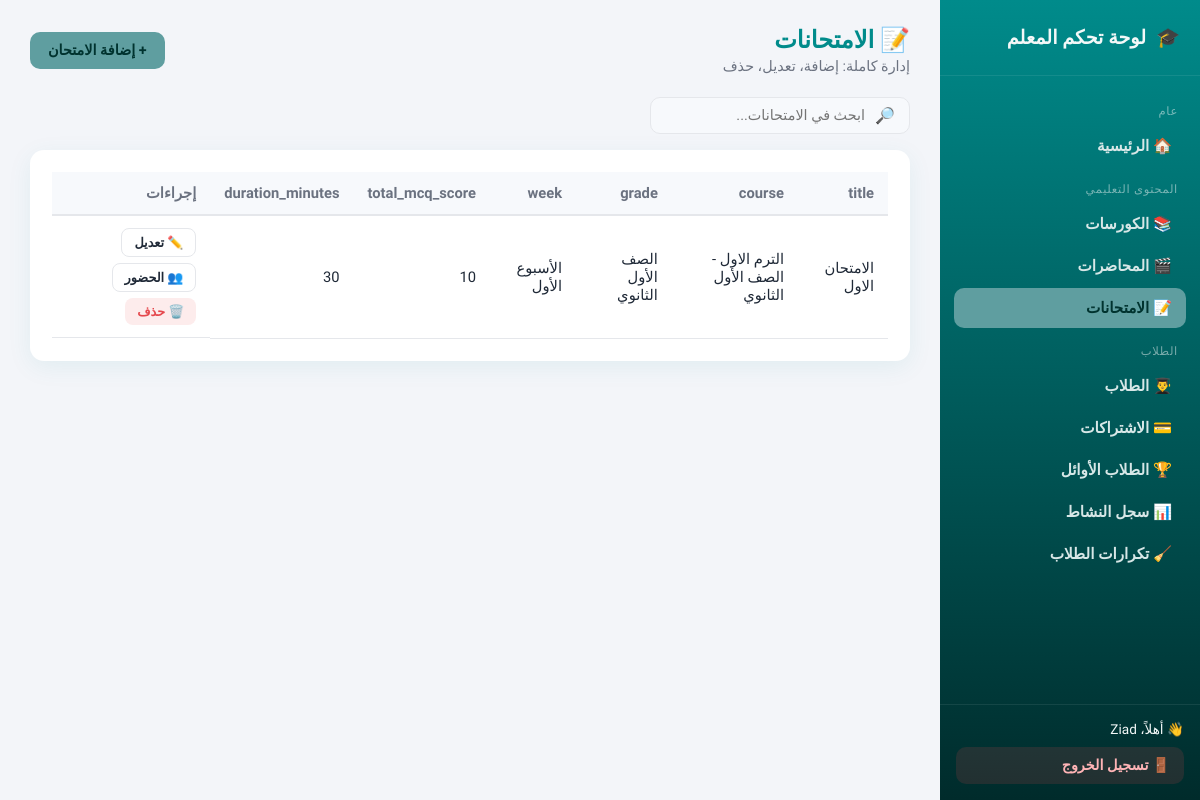
Page /dashboard/exams/ (signed in) on the committed database.
### content/models.py (models this page shows, shortened)
class Exam(models.Model):
    title           = models.CharField(max_length=255, verbose_name="عنوان الامتحان")
    description     = models.TextField(verbose_name="الوصف", null=True, blank=True)
    grade           = models.CharField(max_length=10, choices=GRADE_CHOICES, verbose_name="الصف الدراسي", null=True, blank=True)
    course          = models.ForeignKey("content.Course", on_delete=models.CASCADE, verbose_name="الكورس", null=True, blank=True)
    week            = models.CharField(max_length=10, choices=WEEK_CHOICES, verbose_name="الأسبوع", null=True, blank=True)
    created_at      = models.DateTimeField(auto_now_add=True, verbose_name="تاريخ الإضافة", null=True, blank=True)
    total_mcq_score = models.PositiveIntegerField(default=0, verbose_name="المجموع الكلي للاختيارات")
    duration_minutes= models.PositiveIntegerField(default=30, verbose_name="مدة الامتحان (دقائق)")

class Course(models.Model):
    title       = models.CharField(max_length=255, verbose_name="عنوان الكورس")
    description = models.TextField(verbose_name="الوصف")
    image       = models.ImageField(upload_to='course_images/', verbose_name="الصورة")
    price       = models.DecimalField(max_digits=10, decimal_places=2, verbose_name="السعر")
    grade       = models.CharField(max_length=10, choices=GRADE_CHOICES, verbose_name="الصف الدراسي", default='1')
    created_at  = models.DateTimeField(auto_now_add=True, verbose_name="تاريخ الإنشاء")
    updated_at  = models.DateTimeField(auto_now=True,      verbose_name="آخر تحديث")
    class Meta:
        verbose_name        = "Course"
        verbose_name_plural = "Courses"
    def __str__(self):
        return f"{self.title} - {self.get_grade_display()}"

### dashboard/views.py (the view)
# urls.py: path('<str:model_slug>/', views.generic_list, name='list'),
@staff_required
def generic_list(request, model_slug):
    config = _config_or_404(model_slug)
    model = config['model']
    qs = model.objects.all().order_by('-id')
    query = request.GET.get('q', '').strip()
    if query and config.get('search_fields'):
        q_filter = Q()
        for field_name in config['search_fields']:
            q_filter |= Q(**{f'{field_name}__icontains': query})
        qs = qs.filter(q_filter)
    return render(request, 'dashboard/generic_list.html', {
        'config': config,
        'model_slug': model_slug,
        'objects': qs,
        'query': query,
        'active_nav': model_slug,
    })

### accounts/context_processors.py (called while the page is built)
def student_session(request):
    is_registered = request.session.get("is_registered", False)
    student_name = request.session.get("student_name", None)
    student_obj = None
    student_id = request.session.get("student_id")
    if student_id:
        try:
            student_obj = Student.objects.filter(id=student_id).first()
        except Exception:
            student_obj = None
    return {
        "is_registered": is_registered,
        "student_name": student_name,
        "student": student_obj,
    }

### dashboard/registry.py (called while the page is built)
def get_config(model_slug):
    return REGISTRY.get(model_slug)

### dashboard/templatetags/dashboard_extras.py (called while the page is built)
@register.filter
def get_attr(obj, field_name):
    if obj is None:
        return "—"
    display_method = getattr(obj, f'get_{field_name}_display', None)
    if callable(display_method):
        try:
            value = display_method()
            return value if value not in (None, '') else "—"
        except Exception:
            pass
    try:
        value = getattr(obj, field_name)
    except AttributeError:
        return "—"
    if callable(value):
        try:
            value = value()
        except Exception:
            return "—"
    if hasattr(value, 'all') and callable(getattr(value, 'all', None)):
        try:
            items = [str(x) for x in value.all()]
            return ", ".join(items) if items else "—"
        except Exception:
            return "—"
    if value in (None, ''):
        return "—"
    return value

### dashboard/views.py (called while the page is built)
def _config_or_404(model_slug):
    config = get_config(model_slug)
    if not config:
        raise Http404("قسم غير موجود")
    return config

### dashboard/templates/dashboard/generic_list.html (shortened to what this page needs)
{% extends "dashboard/base.html" %}
{% load dashboard_extras %}
{% block content %}
<div class="dash-topbar">
  <div>
    <h1>{{ config.icon }} {{ config.label }}</h1>
    <div class="subtitle">إدارة كاملة: إضافة، تعديل، حذف</div>
  </div>
  <a class="btn btn-primary" href="{% url 'dashboard:add' model_slug %}">+ إضافة {{ config.label_singular }}</a>
</div>
{% if config.search_fields %}
<div class="toolbar">
  <form class="search-box" method="get">
    <span>🔎</span>
    <input type="text" name="q" placeholder="ابحث في {{ config.label }}..." value="{{ query }}" />
  </form>
</div>
{% endif %}
<div class="panel">
  {% if objects %}
  <div class="table-wrap">
    <table class="dash-table">
      <thead>
        <tr>
          {% for field in config.list_fields %}
            <th>{{ field }}</th>
          {% endfor %}
          <th>إجراءات</th>
        </tr>
      </thead>
      <tbody>
        {% for obj in objects %}
        <tr>
          {% for field in config.list_fields %}
            <td>
              {% if field == 'is_active' %}
                {% if obj.is_active %}<span class="badge green">مفعّل</span>{% else %}<span class="badge red">غير مفعّل</span>{% endif %}
              {% else %}
                {{ obj|get_attr:field }}
              {% endif %}
            </td>
          {% endfor %}
          <td class="actions-cell">
            <a class="btn btn-outline btn-sm" href="{% url 'dashboard:edit' model_slug obj.pk %}">✏️ تعديل</a>
            {% if model_slug == 'lectures' %}
              <a class="btn btn-outline btn-sm" href="{% url 'dashboard:lecture_attendance' obj.pk %}">👥 الحضور</a>
            {% elif model_slug == 'exams' %}
              <a class="btn btn-outline btn-sm" href="{% url 'dashboard:exam_attendance' obj.pk %}">👥 الحضور</a>
            {% endif %}
            <a class="btn btn-danger btn-sm" href="{% url 'dashboard:delete' model_slug obj.pk %}">🗑️ حذف</a>
          </td>
        </tr>
        {% endfor %}
      </tbody>
    </table>
  </div>
  {% else %}
    <div class="empty-state">
      <div class="emoji">📭</div>
      لا توجد بيانات بعد. اضغط "إضافة {{ config.label_singular }}" للبدء.
    </div>
  {% endif %}
</div>
{% endblock %}

### dashboard/templates/dashboard/base.html (shortened to what this page needs)
{% load static %}
<!DOCTYPE html>
<html lang="ar" dir="rtl">
<head>
  <link rel="stylesheet" href="{% static 'dashboard/css/style.css' %}" />
</head>
<body class="dash-body">
  <div class="dash-shell">
    <aside class="dash-sidebar">
      <div class="brand">
        <span>🎓</span>
        <span>لوحة تحكم المعلم</span>
      </div>
      <nav class="dash-nav">
        <div class="nav-section-title">عام</div>
        <a class="nav-link {% if active_nav == 'home' %}active{% endif %}" href="{% url 'dashboard:home' %}">🏠 الرئيسية</a>
        <div class="nav-section-title">المحتوى التعليمي</div>
        <a class="nav-link {% if active_nav == 'courses' %}active{% endif %}" href="{% url 'dashboard:list' 'courses' %}">📚 الكورسات</a>
        <a class="nav-link {% if active_nav == 'lectures' %}active{% endif %}" href="{% url 'dashboard:list' 'lectures' %}">🎬 المحاضرات</a>
        <a class="nav-link {% if active_nav == 'exams' %}active{% endif %}" href="{% url 'dashboard:list' 'exams' %}">📝 الامتحانات</a>
        <div class="nav-section-title">الطلاب</div>
        <a class="nav-link {% if active_nav == 'students' %}active{% endif %}" href="{% url 'dashboard:list' 'students' %}">👨‍🎓 الطلاب</a>
        <a class="nav-link {% if active_nav == 'subscriptions' %}active{% endif %}" href="{% url 'dashboard:list' 'subscriptions' %}">💳 الاشتراكات</a>
        <a class="nav-link {% if active_nav == 'top-students' %}active{% endif %}" href="{% url 'dashboard:list' 'top-students' %}">🏆 الطلاب الأوائل</a>
        <a class="nav-link {% if active_nav == 'activity-log' %}active{% endif %}" href="{% url 'dashboard:activity_log' %}">📊 سجل النشاط</a>
        <a class="nav-link {% if active_nav == 'duplicates' %}active{% endif %}" href="{% url 'dashboard:student_duplicates' %}">🧹 تكرارات الطلاب</a>
      </nav>
      <div class="sidebar-footer">
        <div style="margin-bottom:10px;">👋 أهلاً، {{ request.user.get_full_name|default:request.user.username }}</div>
        <form method="post" action="{% url 'dashboard:logout' %}">
          <button type="submit" class="logout-btn">🚪 تسجيل الخروج</button>
        </form>
      </div>
    </aside>
    <main class="dash-main">
      {% block content %}{% endblock %}
    </main>
  </div>
</body>
</html>

### dashboard/static/dashboard/css/style.css (style rules this page uses)
:root { --sidebar-w: 260px; --bg: #f3f5f9; --card-bg: #ffffff; --primary: #008b8b; --primary-light: #0e7a79; --accent: #5f9ea0; --accent-soft: #e7f0f1; --danger: #e5484d; --danger-soft: #fdecec; --warning: #f5a524; --text: #1f2937; --text-muted: #6b7280; --border: #e5e7eb; --radius: 14px; --shadow: 0 6px 24px rgba(0, 139, 139, 0.08); font-family: "Tajawal", sans-serif; }
* { box-sizing: border-box; }
body.dash-body { margin: 0; background: var(--bg); color: var(--text); font-family: "Tajawal", sans-serif; direction: rtl; }
a { text-decoration: none; color: inherit; }
.dash-shell { display: flex; min-height: 100vh; }
.dash-sidebar { width: var(--sidebar-w); background: linear-gradient(180deg, var(--primary), #002b2b); color: #f3f8f8; flex-shrink: 0; display: flex; flex-direction: column; position: sticky; top: 0; height: 100vh; overflow-y: auto; }
.dash-sidebar .brand { padding: 26px 20px; font-size: 1.2rem; font-weight: 800; border-bottom: 1px solid rgba(255,255,255,0.08); display: flex; align-items: center; gap: 10px; }
.dash-nav { padding: 14px 10px; flex: 1; }
.dash-nav .nav-section-title { font-size: 0.72rem; color: rgba(243, 248, 248, 0.5); text-transform: uppercase; letter-spacing: .06em; padding: 14px 12px 6px; }
.dash-nav a.nav-link { display: flex; align-items: center; gap: 10px; padding: 11px 14px; margin: 2px 4px; border-radius: 10px; font-weight: 600; font-size: 0.95rem; color: #d7e7e7; transition: 0.2s; }
.dash-nav a.nav-link.active { background: var(--accent); color: #00332f; }
.dash-sidebar .sidebar-footer { padding: 16px; border-top: 1px solid rgba(255,255,255,0.08); font-size: 0.85rem; }
.logout-btn { display: flex; align-items: center; gap: 8px; padding: 10px 14px; border-radius: 10px; background: rgba(229,72,77,0.15); color: #ffb4b6; font-weight: 700; width: 100%; border: none; cursor: pointer; font-family: inherit; font-size: 0.9rem; }
.dash-main { flex: 1; min-width: 0; padding: 26px 30px 60px; }
.dash-topbar { display: flex; align-items: center; justify-content: space-between; margin-bottom: 22px; flex-wrap: wrap; gap: 12px; }
.dash-topbar h1 { font-size: 1.5rem; font-weight: 800; margin: 0; color: var(--primary); }
.dash-topbar .subtitle { color: var(--text-muted); font-size: 0.9rem; margin-top: 4px; }
.panel { background: var(--card-bg); border-radius: var(--radius); box-shadow: var(--shadow); padding: 22px; margin-bottom: 22px; }
.btn { display: inline-flex; align-items: center; gap: 6px; padding: 10px 18px; border-radius: 10px; font-weight: 700; font-size: 0.9rem; border: none; cursor: pointer; font-family: inherit; transition: 0.2s; }
.btn-primary { background: var(--accent); color: #00332f; }
.btn-outline { background: transparent; border: 1.5px solid var(--border); color: var(--text); }
.btn-danger { background: var(--danger-soft); color: var(--danger); }
.btn-sm { padding: 6px 12px; font-size: 0.8rem; border-radius: 8px; }
.table-wrap { overflow-x: auto; }
table.dash-table { width: 100%; border-collapse: collapse; font-size: 0.92rem; }
table.dash-table th { text-align: right; padding: 12px 14px; background: #f7f9fc; color: var(--text-muted); font-weight: 700; border-bottom: 2px solid var(--border); white-space: nowrap; }
table.dash-table td { padding: 12px 14px; border-bottom: 1px solid var(--border); vertical-align: middle; }
.actions-cell { display: flex; gap: 6px; flex-wrap: wrap; }
.toolbar { display: flex; justify-content: space-between; align-items: center; gap: 12px; margin-bottom: 16px; flex-wrap: wrap; }
.search-box { display: flex; align-items: center; gap: 8px; background: #f7f9fc; border: 1px solid var(--border); border-radius: 10px; padding: 8px 14px; min-width: 240px; }
.search-box input { border: none; background: transparent; outline: none; font-family: inherit; font-size: 0.9rem; flex: 1; }

### rows in the picture
Exam: list_fields "الامتحان الاول" "الترم الاول - الصف الأول الثانوي" "الصف الأول الثانوي" "الأسبوع الأول" "10" "30"

### other values in the picture
{{ request.user.get_full_name|default:request.user.username }} "Ziad"
{{ config.icon }} "📝"
{{ config.label }} "الامتحانات"
{{ config.label_singular }} "الامتحان"
{{ field }} "title" "course" "grade" "week" "total_mcq_score" "duration_minutes"
